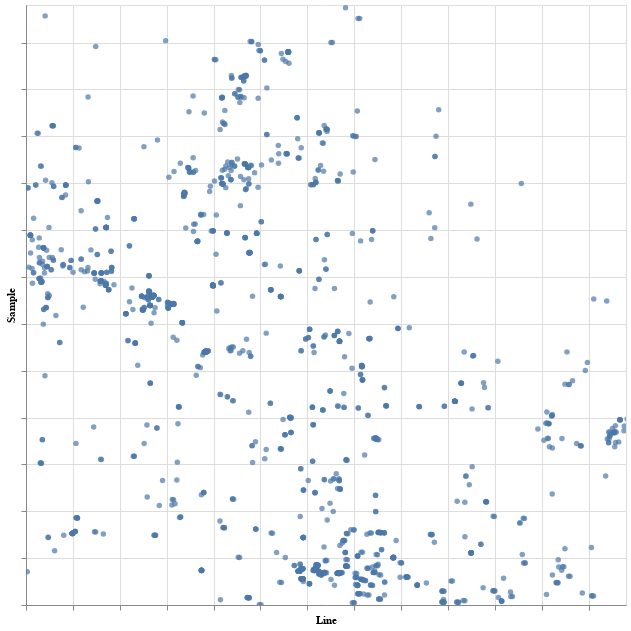

The notebook cell this image was saved under:
### Code cell
alt.Chart(test).mark_circle().encode(
    alt.X('Line', title = 'Line', axis=alt.Axis(labels=False), scale = alt.Scale(domain=[0,6400])),
    alt.Y('Sample', title = 'Sample', axis=alt.Axis(labels=False), scale = alt.Scale(domain=[0,6400])),
    tooltip = 'tool2'
).properties(height=600, width=600).interactive()

### Figure 1 — Vega-Lite specification as saved in the notebook (floating-point values rounded to 4 significant figures; data arrays with more than 128 entries replaced by an {"elided": "..."} marker saying what was removed)
{"config": {"view": {"continuousWidth": 400, "continuousHeight": 300}}, "data": {"name": "data-a67caf5d41dec63cbe4108933d69c9ad"}, "mark": "circle", "encoding": {"tooltip": {"field": "tool2", "type": "nominal"}, "x": {"axis": {"labels": false}, "field": "Line", "scale": {"domain": [0, 6400]}, "title": "Line", "type": "quantitative"}, "y": {"axis": {"labels": false}, "field": "Sample", "scale": {"domain": [0, 6400]}, "title": "Sample", "type": "quantitative"}}, "height": 600, "selection": {"selector002": {"type": "interval", "bind": "scales", "encodings": ["x", "y"]}}, "width": 600, "$schema": "https://vega.github.io/schema/vega-lite/v4.17.0.json", "datasets": {"data-a67caf5d41dec63cbe4108933d69c9ad": {"elided": "1462 records"}}}
